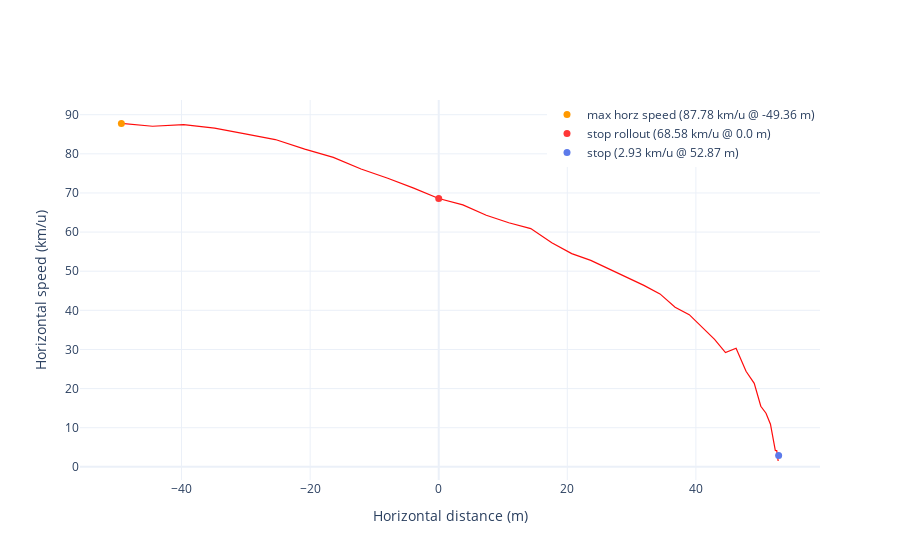

The code cell stored with this chart in its notebook:
### Markdown cell above
### Horizontal Speed

This plot illustrates your horizontal speed throughout the maneuver, helping you identify areas where you can improve your speed and agility.

### Code cell
landing_viz.plt_speed()

### Figure 1 — Plotly figure (JSON) as saved in the notebook; plotly's stock layout.template omitted (floating-point values rounded to 4 significant figures)
{"data": [{"hovertemplate": "Horz speed: %{y:.2f} km/u <extra></extra>", "line": {"color": "#FF0B0B", "width": 1.2}, "showlegend": false, "type": "scatter", "x": [-49.36, -44.52, -39.68, -34.86, -30.1, -25.41, -20.84, -16.39, -12.08, -7.927, -3.889, 0, 3.758, 7.395, 10.9, 14.32, 17.58, 20.68, 23.65, 26.53, 29.27, 31.91, 34.41, 36.77, 38.96, 41.03, 42.91, 44.6, 46.25, 47.8, 49.07, 50.1, 50.91, 51.6, 52.07, 52.35, 52.57, 52.73, 52.8], "y": [87.78, 87.04, 87.44, 86.54, 85.1, 83.65, 81.22, 79.1, 76.1, 73.76, 71.24, 68.58, 66.94, 64.29, 62.39, 60.9, 57.25, 54.49, 52.78, 50.61, 48.38, 46.39, 44.2, 40.81, 38.9, 35.5, 32.58, 29.22, 30.33, 24.42, 21.33, 15.49, 13.7, 10.89, 6.279, 4.193, 4.143, 1.67, 1.498]}, {"marker": {"color": "#FF9900", "size": 7}, "mode": "markers", "name": "max horz speed (87.78 km/u @ -49.36 m)", "type": "scatter", "x": [-49.36], "y": [87.78]}, {"marker": {"color": "#FF3737", "size": 7}, "mode": "markers", "name": "stop rollout (68.58 km/u @ 0.0 m)", "type": "scatter", "x": [0], "y": [68.58]}, {"marker": {"color": "#5C7AEA", "size": 7}, "mode": "markers", "name": "stop (2.93 km/u @ 52.87 m)", "type": "scatter", "x": [52.87], "y": [2.926]}], "layout": {"autosize": true, "hovermode": "x unified", "legend": {"x": 1, "xanchor": "right", "y": 1, "yanchor": "top"}, "xaxis": {"autorange": true, "range": [-55.65, 59.16], "title": {"text": "Horizontal distance (m)"}, "type": "linear"}, "yaxis": {"autorange": true, "range": [-3.359, 93.79], "title": {"text": "Horizontal speed (km/u)"}, "type": "linear"}}}
